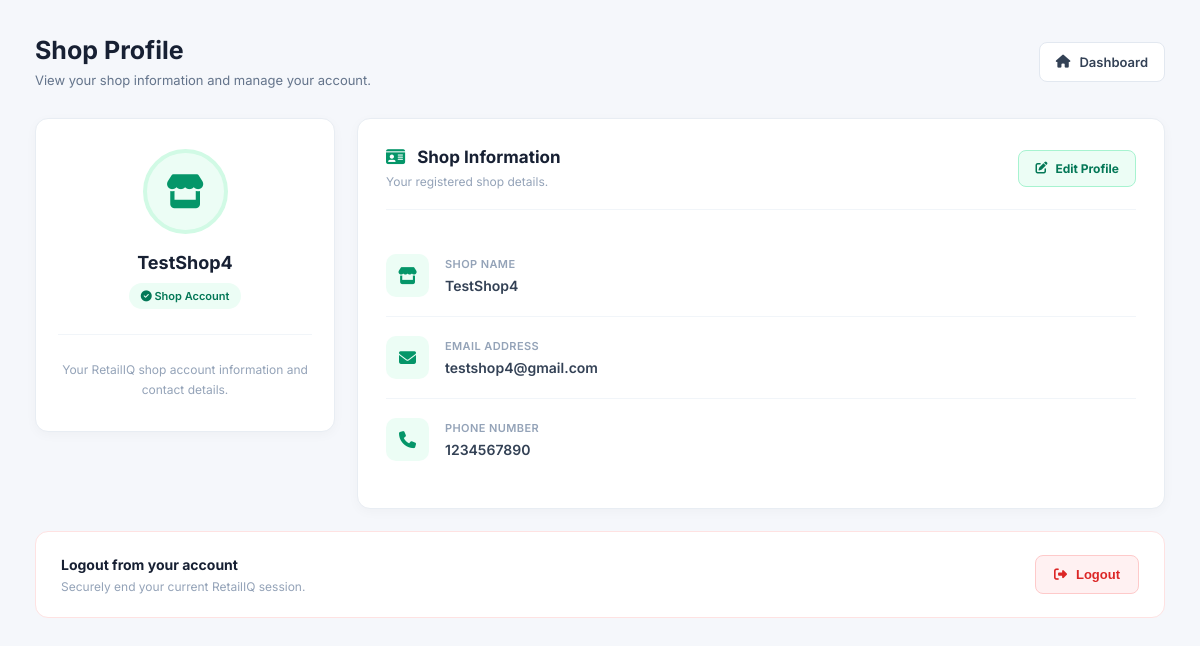
/shopProfile (signed in), run on an earlier commit of the app's database.
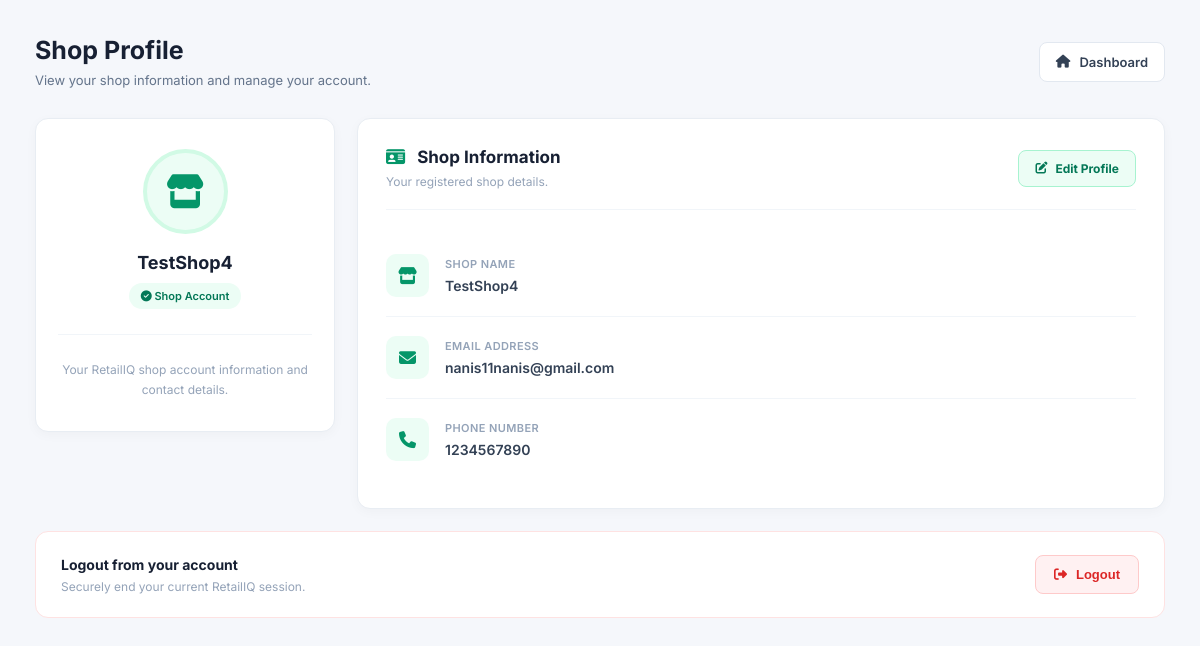
And on a later commit of the database.
### RetailIQApp/models.py (models this page shows)
class ShopTable(models.Model):
    shop_name = models.CharField(max_length=40, null=True, blank=True)
    email = models.EmailField(max_length=50, null=True, blank=True)
    phone = models.CharField(max_length=20, null=True, blank=True)
    date_joined = models.DateTimeField(auto_now_add=True)
    LOGINID = models.ForeignKey(LoginTable, on_delete=models.CASCADE, null=True, blank=True)

### RetailIQApp/views.py (the view)
# urls.py: path('shopProfile',shopProfile.as_view(),name='shopProfile'),
class shopProfile(View):
    def get(self, request):
        obj = ShopTable.objects.get(LOGINID__id=request.session['loginid'])
        return render(
            request,
            'shop/shop_profile.html',
            {'shop_data': obj})

### templates/Shop/shop_profile.html (shortened to what this page needs)
<!DOCTYPE html>
<html lang="en">
<head>
    <link rel="stylesheet" href="https://cdnjs.cloudflare.com/ajax/libs/font-awesome/6.5.0/css/all.min.css">
</head>
<body>
<div class="main">
    <div class="topbar">
        <div class="page-title">
            <h2>Shop Profile</h2>
            <p>View your shop information and manage your account.</p>
        </div>
        <a href="/shop_home" class="back-btn">
            <i class="fa-solid fa-house"></i>
            Dashboard
        </a>
    </div>
    <div class="profile-layout">
        <div class="profile-card">
            <div class="profile-avatar">
                <i class="fa-solid fa-store"></i>
            </div>
            <h3>{{ shop_data.shop_name }}</h3>
            <span class="profile-label">
                <i class="fa-solid fa-circle-check"></i>
                Shop Account
            </span>
            <div class="profile-divider"></div>
            <p class="description">
                Your RetailIQ shop account information and contact details.
            </p>
        </div>
        <div class="details-card">
            <div class="card-header">
                <div>
                    <h3>
                        <i class="fa-solid fa-id-card" style="color:#059669; margin-right:8px;"></i>
                        Shop Information
                    </h3>
                    <p>Your registered shop details.</p>
                </div>
                <a href="editShopProfile/{{shop_data.id}}" class="edit-btn">
                    <i class="fa-solid fa-pen-to-square"></i>
                    Edit Profile
                </a>
            </div>
            <div class="detail-item">
                <div class="detail-icon">
                    <i class="fa-solid fa-store"></i>
                </div>
                <div class="detail-info">
                    <label>Shop Name</label>
                    <p>{{ shop_data.shop_name }}</p>
                </div>
            </div>
            <div class="detail-item">
                <div class="detail-icon">
                    <i class="fa-solid fa-envelope"></i>
                </div>
                <div class="detail-info">
                    <label>Email Address</label>
                    <p>{{ shop_data.email }}</p>
                </div>
            </div>
            <div class="detail-item">
                <div class="detail-icon">
                    <i class="fa-solid fa-phone"></i>
                </div>
                <div class="detail-info">
                    <label>Phone Number</label>
                    <p>{{ shop_data.phone }}</p>
                </div>
            </div>
        </div>
    </div>
    <div class="account-actions">
        <div class="logout-info">
            <h4>Logout from your account</h4>
            <p>Securely end your current RetailIQ session.</p>
        </div>
            <button type="submit" class="logout-btn">
                <i class="fa-solid fa-right-from-bracket"></i>
                Logout
            </button>
    </div>
</div>
</body>
</html>

What changed in the data, as far as the page shows it:
changed ShopTable "TestShop4": email "testshop4@gmail.com" → "nanis11nanis@gmail.com"
